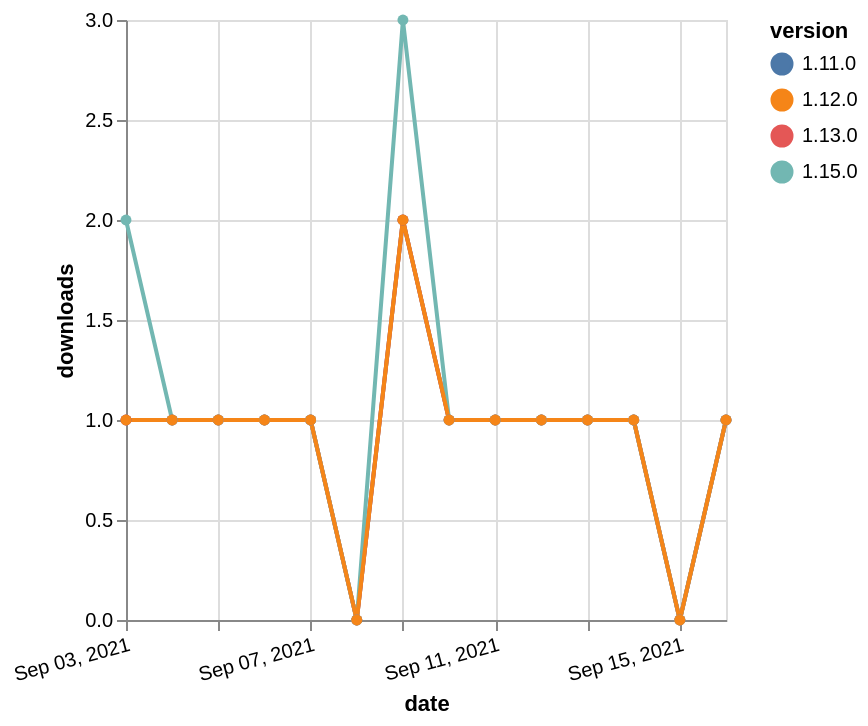

The specification (Vega-Lite) saved for this image:
### Vega-Lite specification from a JSON file in a GitHub repository (floating-point values rounded to 4 significant figures)
{"$schema": "https://vega.github.io/schema/vega-lite/v5.json", "description": "A simple bar chart with embedded data.", "data": {"values": [{"date": "2021-09-03", "total": 208, "delta": 1, "version": "1.11.0"}, {"date": "2021-09-04", "total": 209, "delta": 1, "version": "1.11.0"}, {"date": "2021-09-05", "total": 210, "delta": 1, "version": "1.11.0"}, {"date": "2021-09-06", "total": 211, "delta": 1, "version": "1.11.0"}, {"date": "2021-09-07", "total": 212, "delta": 1, "version": "1.11.0"}, {"date": "2021-09-08", "total": 212, "delta": 0, "version": "1.11.0"}, {"date": "2021-09-09", "total": 214, "delta": 2, "version": "1.11.0"}, {"date": "2021-09-10", "total": 215, "delta": 1, "version": "1.11.0"}, {"date": "2021-09-11", "total": 216, "delta": 1, "version": "1.11.0"}, {"date": "2021-09-12", "total": 217, "delta": 1, "version": "1.11.0"}, {"date": "2021-09-13", "total": 218, "delta": 1, "version": "1.11.0"}, {"date": "2021-09-14", "total": 219, "delta": 1, "version": "1.11.0"}, {"date": "2021-09-15", "total": 219, "delta": 0, "version": "1.11.0"}, {"date": "2021-09-16", "total": 220, "delta": 1, "version": "1.11.0"}, {"date": "2021-09-03", "total": 285, "delta": 1, "version": "1.13.0"}, {"date": "2021-09-04", "total": 286, "delta": 1, "version": "1.13.0"}, {"date": "2021-09-05", "total": 287, "delta": 1, "version": "1.13.0"}, {"date": "2021-09-06", "total": 288, "delta": 1, "version": "1.13.0"}, {"date": "2021-09-07", "total": 289, "delta": 1, "version": "1.13.0"}, {"date": "2021-09-08", "total": 289, "delta": 0, "version": "1.13.0"}, {"date": "2021-09-09", "total": 291, "delta": 2, "version": "1.13.0"}, {"date": "2021-09-10", "total": 292, "delta": 1, "version": "1.13.0"}, {"date": "2021-09-11", "total": 293, "delta": 1, "version": "1.13.0"}, {"date": "2021-09-12", "total": 294, "delta": 1, "version": "1.13.0"}, {"date": "2021-09-13", "total": 295, "delta": 1, "version": "1.13.0"}, {"date": "2021-09-14", "total": 296, "delta": 1, "version": "1.13.0"}, {"date": "2021-09-15", "total": 296, "delta": 0, "version": "1.13.0"}, {"date": "2021-09-16", "total": 297, "delta": 1, "version": "1.13.0"}, {"date": "2021-09-03", "total": 111, "delta": 2, "version": "1.15.0"}, {"date": "2021-09-04", "total": 112, "delta": 1, "version": "1.15.0"}, {"date": "2021-09-05", "total": 113, "delta": 1, "version": "1.15.0"}, {"date": "2021-09-06", "total": 114, "delta": 1, "version": "1.15.0"}, {"date": "2021-09-07", "total": 115, "delta": 1, "version": "1.15.0"}, {"date": "2021-09-08", "total": 115, "delta": 0, "version": "1.15.0"}, {"date": "2021-09-09", "total": 118, "delta": 3, "version": "1.15.0"}, {"date": "2021-09-10", "total": 119, "delta": 1, "version": "1.15.0"}, {"date": "2021-09-11", "total": 120, "delta": 1, "version": "1.15.0"}, {"date": "2021-09-12", "total": 121, "delta": 1, "version": "1.15.0"}, {"date": "2021-09-13", "total": 122, "delta": 1, "version": "1.15.0"}, {"date": "2021-09-14", "total": 123, "delta": 1, "version": "1.15.0"}, {"date": "2021-09-15", "total": 123, "delta": 0, "version": "1.15.0"}, {"date": "2021-09-16", "total": 124, "delta": 1, "version": "1.15.0"}, {"date": "2021-09-03", "total": 186, "delta": 1, "version": "1.12.0"}, {"date": "2021-09-04", "total": 187, "delta": 1, "version": "1.12.0"}, {"date": "2021-09-05", "total": 188, "delta": 1, "version": "1.12.0"}, {"date": "2021-09-06", "total": 189, "delta": 1, "version": "1.12.0"}, {"date": "2021-09-07", "total": 190, "delta": 1, "version": "1.12.0"}, {"date": "2021-09-08", "total": 190, "delta": 0, "version": "1.12.0"}, {"date": "2021-09-09", "total": 192, "delta": 2, "version": "1.12.0"}, {"date": "2021-09-10", "total": 193, "delta": 1, "version": "1.12.0"}, {"date": "2021-09-11", "total": 194, "delta": 1, "version": "1.12.0"}, {"date": "2021-09-12", "total": 195, "delta": 1, "version": "1.12.0"}, {"date": "2021-09-13", "total": 196, "delta": 1, "version": "1.12.0"}, {"date": "2021-09-14", "total": 197, "delta": 1, "version": "1.12.0"}, {"date": "2021-09-15", "total": 197, "delta": 0, "version": "1.12.0"}, {"date": "2021-09-16", "total": 198, "delta": 1, "version": "1.12.0"}]}, "width": "container", "mark": {"type": "line", "point": {"filled": true}}, "encoding": {"x": {"field": "date", "type": "temporal", "timeUnit": "yearmonthdate", "title": "date", "axis": {"labelAngle": -15}}, "y": {"field": "delta", "type": "quantitative", "title": "downloads"}, "color": {"field": "version", "type": "nominal"}, "tooltip": {"field": "delta"}}}
